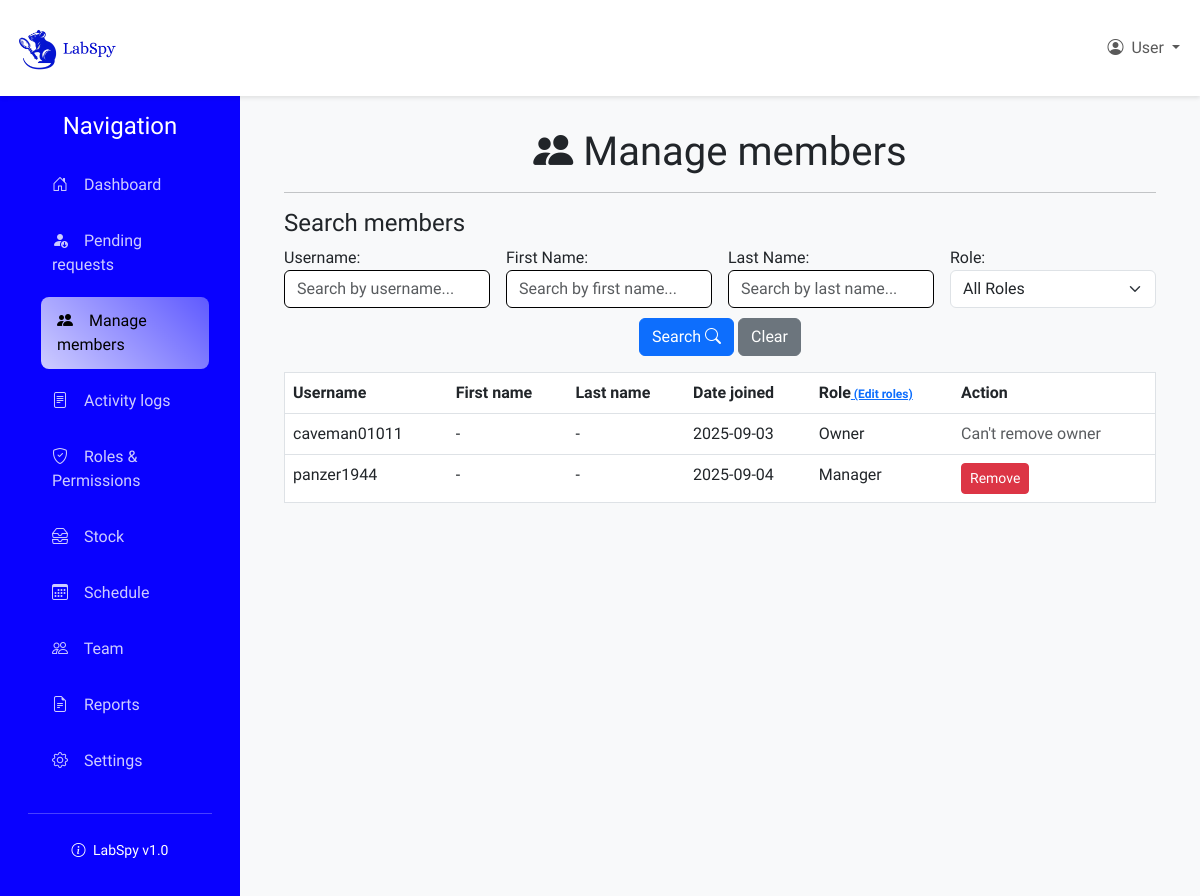
/labspaces/lab/E5PW8A/manage_members/ (signed in), run on an earlier commit of the app's database.
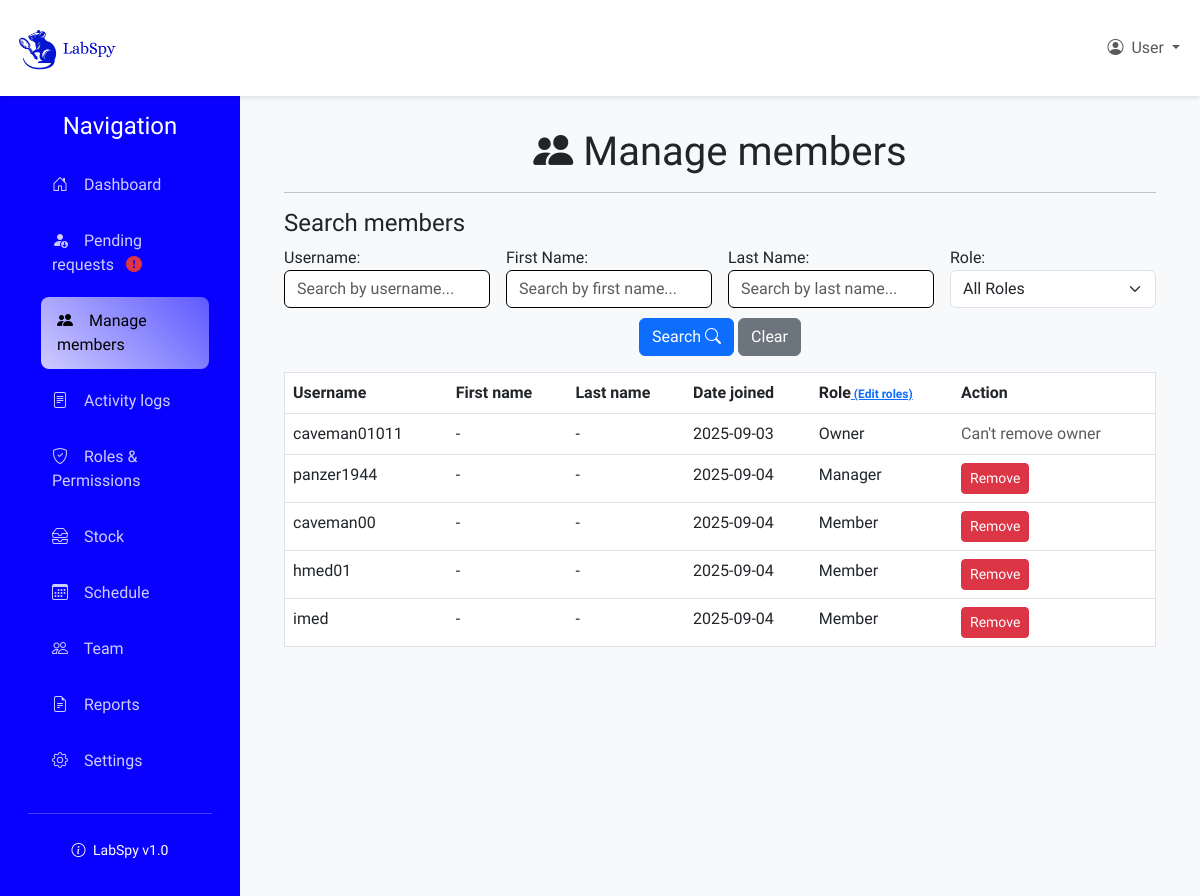
And on a later commit of the database.
### labspaces/models.py (models this page shows, shortened)
class LabMembership(models.Model):
    lab = models.ForeignKey(Lab, on_delete=models.CASCADE)
    user = models.ForeignKey(CustomUser, on_delete=models.CASCADE)
    role = models.ForeignKey(Role, default=1, on_delete=models.SET_DEFAULT)
    created_at = models.DateTimeField(auto_now_add=True)
    class Meta:
        unique_together = ('lab', 'user')

class Role(models.Model):
    name = models.CharField(max_length=64)
    description = models.CharField(max_length=255)
    lab = models.ForeignKey(Lab, on_delete=models.CASCADE, null=True, blank=True)
    is_default = models.BooleanField(default=False)
    created_at = models.DateTimeField(auto_now_add=True)
    updated_at = models.DateTimeField(auto_now = True)
    class Meta:
        unique_together = ('lab', 'name', 'is_default')

### users/models.py (models this page shows)
class CustomUser(AbstractUser):
    phone_number = models.CharField(max_length=8, blank=True, null=True)
    date_joined = models.DateTimeField(auto_now_add=True, null=True, blank=True)

### labspaces/views.py (the view)
# urls.py: path('lab/<str:code>/manage_members/', views.manage_members, name='manage_members'),
@login_required
def manage_members(request, code):
    if not is_lab_admin(request.user, code):
        return HttpResponseForbidden("You are not authorized to view this page")
    try:
        labspace = Lab.objects.get(code=code)
        search_form = UserManagementSearchForm(request.GET)
        lab_members = LabMembership.objects.filter(
            lab=labspace,
            role__name__in=['owner', 'member', 'manager', 'guest'],
            role__is_default=True
        ).select_related('user').order_by('role', 'user__username')
        if search_form.is_valid():
            username = search_form.cleaned_data.get('username')
            first_name = search_form.cleaned_data.get('first_name')
            last_name = search_form.cleaned_data.get('last_name')
            role = search_form.cleaned_data.get('role')
            if username:
                lab_members = lab_members.filter(user__username__icontains=username)
            if first_name:
                lab_members = lab_members.filter(user__first_name__icontains=first_name)
            if last_name:
                lab_members = lab_members.filter(user__last_name__icontains=last_name)
            if role:
                lab_members = lab_members.filter(role__name__iexact=role)
        return render(request, 'labspaces/manage_members.html', {
            'labspace': labspace,
            'lab_members': lab_members,
            'search_form': search_form
        })
    except Lab.DoesNotExist:
        raise Http404("Lab not found")

### labspaces/context_processors.py (called while the page is built)
def lab_admin_status(request):
    context = {'user_is_admin': False, 'current_lab': None}
    if request.user.is_authenticated:
        try:
            lab_code = get_lab_code_from_url(request)
            if lab_code != "":
                try:
                    lab = Lab.objects.get(code=lab_code)
                    owner_role = Role.objects.get(name='owner', is_default=True, lab__isnull=True)
                    is_admin = LabMembership.objects.filter(
                        lab=lab,
                        user=request.user,
                        role=owner_role
                    ).exists()
                    if is_admin:
                        context['user_is_admin'] = True
                        context['current_lab'] = lab
                except Lab.DoesNotExist:
                    pass
        except Exception as e:
            pass
    return context

### labspaces/models.py (called while the page is built)
    def has_pending_requests(self):
        try:
            pending_role = Role.objects.get(name='pending', is_default=True, lab__isnull=True)
            return LabMembership.objects.filter(lab=self, role=pending_role).exists()
        except Role.DoesNotExist:
            return False

### labspaces/util.py (called while the page is built)
def get_lab_code_from_url(request):
    lab_code = ""
    if request.user.is_authenticated:
        resolved = resolve(request.path)
        if 'code' in resolved.kwargs:
            lab_code = resolved.kwargs['code']
    return lab_code

### labspaces/views.py (called while the page is built)
def is_lab_admin(user, lab_code):
    try:
        lab = Lab.objects.get(code=lab_code)
        owner_role = Role.objects.get(name='owner', is_default=True, lab__isnull=True)
        manager_role = Role.objects.get(name='manager', is_default=True, lab__isnull=True)
        return LabMembership.objects.filter(
            lab=lab,
            user=user,
            role__in=[owner_role, manager_role]
        ).exists()
    except Lab.DoesNotExist:
        return False

### labspaces/templates/labspaces/manage_members.html (shortened to what this page needs)
{% extends 'labspaces/lab_layout.html' %}
{% block content %}
<h1 class="text-center"><i class="bi bi-people-fill"></i> Manage members</h1>
<hr>
<h4 class="text-left">Search members</h4>
<form method="get" class="row g-3">
    <div class="col-md-3">
        {{ search_form.username.label_tag }}
        {{ search_form.username }}
    </div>
    <div class="col-md-3">
        {{ search_form.first_name.label_tag }}
        {{ search_form.first_name }}
    </div>
    <div class="col-md-3">
        {{ search_form.last_name.label_tag }}
        {{ search_form.last_name }}
    </div>
    <div class="col-md-3">
        {{ search_form.role.label_tag }}
        {{ search_form.role }}
    </div>
    <div class="col-12 text-center mb-3 mt-0">
        <button type="submit" class="btn btn-primary">Search <i class="bi bi-search"></i></button>
        <a href="{% url 'labspaces:manage_members' code=labspace.code %}" class="btn btn-secondary">Clear</a>
    </div>
</form>
<div class="table-responsive" style="max-height: 610px; overflow-y: auto;">
<table class="table table-hover border mb-0">
    <thead>
        <tr>
            <th scope="col">Username</th>
            <th scope="col">First name</th>
            <th scope="col">Last name</th>
            <th scope="col">Date joined</th>
            <th scope="col">Role<a class="link-small" href="{% url 'labspaces:manage_permissions' code=current_lab.code %}" > (Edit roles)</a></th>
            <th scope="col">Action</th>
        </tr>
    </thead>
    <tbody>
        {% for member in lab_members %}
        <tr>
            <td>{{ member.user.username|truncatechars:16 }}</td>
            <td>{{ member.user.first_name|default:"-"|truncatechars:16 }}</td>
            <td>{{ member.user.last_name|default:"-"|truncatechars:16 }}</td>
            <td>{{ member.created_at|date:"Y-m-d" }}</td>
            <td>{{ member.role.name|capfirst|truncatechars:16 }}</td>
            <td>
                {% if member.role.name != 'owner' %}
                <form action="{% url 'labspaces:remove_member' %}" method="post" style="display:inline;">
                    <button type="submit" class="btn btn-danger btn-sm" title="Remove member">
                        Remove
                    </button>
                </form>
                {% else %}
                <span class="text-muted">Can't remove owner</span>
                {% endif %}
            </td>
        </tr>
        {% empty %}
        <tr>
            <td colspan="7" class="text-center">No members found.</td>
        </tr>
        {% endfor %}
    </tbody>
</table>
</div>
{% endblock %}

### labspaces/templates/labspaces/lab_layout.html (shortened to what this page needs)
{% load static %}
<!DOCTYPE html>
<html lang="en">
<head>
    <link rel="stylesheet" href="{% static 'labspaces/styles.css' %}">
    <link href="https://cdn.jsdelivr.net/npm/bootstrap@5.3.0/dist/css/bootstrap.min.css" rel="stylesheet">
    <link href="https://cdn.jsdelivr.net/npm/bootstrap-icons@1.10.0/font/bootstrap-icons.css" rel="stylesheet">
</head>
<body>
    <nav class="navbar navbar-expand-lg navbar-light">
        <div class="container-fluid">
            <a class="navbar-brand fw-bold" href="{% url 'labspaces:home' %}">
                <img src="{% static 'spy/labspy-mark-nobg.png' %}" alt="LabSpy" class="logo">
            </a>
            <div class="navbar-nav ms-auto">
                <div class="nav-item dropdown">
                    <a class="nav-link dropdown-toggle" href="#" role="button" data-bs-toggle="dropdown">
                        <i class="bi bi-person-circle me-1"></i>
                        User
                    </a>
                </div>
            </div>
        </div>
    </nav>
    <div class="container-fluid">
        <div class="row">
            <nav class="col-lg-3 col-md-4 col-sm-12 sidebar " id="sidebar">
                <div class="p-3">
                    <h4 class="text-center mb-3">
                        Navigation
                    </h4>
                    <ul class="nav flex-column">
                        <li class="nav-item">
                            <a class="nav-link {% if request.resolver_match.url_name == 'labspace_view' %}active{% endif %}"
                               href="{% if current_lab %}{% url 'labspaces:labspace_view' code=current_lab.code %}{% else %}{% url 'labspaces:home' %}{% endif %}">
                                <i class="bi bi-house-door"></i>
                                Dashboard
                            </a>
                        </li>
                        {% if user_is_admin and current_lab %}
                        <li class="nav-item ">
                            <a class="nav-link {% if request.resolver_match.url_name == 'pending_requests' %}active{% endif %} "
                               href="{% url 'labspaces:pending_requests' code=current_lab.code %}">
                                <i class="bi bi-person-fill-down"></i>
                                Pending requests
                                {% if labspace.has_pending_requests %}<i class="bi bi-exclamation-circle-fill text-danger m-2"></i>{% endif %}
                            </a>
                        </li>
                        <li class="nav-item">
                            <a class="nav-link {% if request.resolver_match.url_name == 'manage_members' %}active{% endif %}"
                               href="{% url 'labspaces:manage_members' code=current_lab.code %}">
                                <i class="bi bi-people-fill"></i>
                                Manage members
                            </a>
                        </li>
                        <li class="nav-item">
                            <a class="nav-link {% if request.resolver_match.url_name == 'activity_logs' %}active{% endif %}" href="{% url 'labspaces:activity_logs' code=current_lab.code %}">
                                <i class="bi bi-file-text"></i>
                                Activity logs
                            </a>
                        </li>
                        <li class="nav-item">
                            <a class="nav-link {% if request.resolver_match.url_name == 'manage_permissions' %}active{% endif %}"
                               href="{% url 'labspaces:manage_permissions' code=current_lab.code %}">
                                <i class="bi bi-shield-check"></i>
                                Roles & Permissions
                            </a>
                        </li>
                        {% endif %}
                        <li class="nav-item">
                            <a class="nav-link" href="#">
                                <i class="bi bi-inboxes"></i>
                                Stock
                            </a>
                        </li>
                        <li class="nav-item">
                            <a class="nav-link" href="#">
                                <i class="bi bi-calendar3"></i>
                                Schedule
                            </a>
                        </li>
                        <li class="nav-item">
                            <a class="nav-link {% if request.resolver_match.url_name == 'team_view' %}active{% endif %}"
                               href="{% if current_lab %}{% url 'labspaces:team_view' code=current_lab.code %}{% else %}#{% endif %}">
                                <i class="bi bi-people"></i>
                                Team
                            </a>
                        </li>
                        <li class="nav-item">
                            <a class="nav-link" href="#">
                                <i class="bi bi-file-earmark-text"></i>
                                Reports
                            </a>
                        </li>
                        <li class="nav-item">
                            <a class="nav-link" href="#">
                                <i class="bi bi-gear"></i>
                                Settings
                            </a>
                        </li>
                    </ul>
                    <hr class="my-4">
                    <div class="text-center">
                        <small class="text-white">
                            <i class="bi bi-info-circle me-1"></i>
                            LabSpy v1.0
                        </small>
                    </div>
                </div>
            </nav>
            <main class="col-lg-9 col-md-8 col-sm-12 main-content">
                <div class="content-wrapper">
                    {% block content %}
                    {% endblock %}
                </div>
            </main>
        </div>
    </div>
</body>
</html>

### labspaces/static/labspaces/styles.css (style rules this page uses)
* { margin: 0; padding: 0; box-sizing: border-box; font-family: 'Urbanist', sans-serif; }
.sidebar, #sidebar { min-height: 100vh; background: rgb(9, 1, 255); color: white; width: 20%; transition: all 0.1s; }
.sidebar .nav-link { color: rgba(255, 255, 255, 0.8); padding: 0.75rem 1rem; border-radius: 0.5rem; margin: 0.25rem 0.5rem; transition: all 0.1s; }
.sidebar .nav-link:hover, .sidebar .nav-link.active { color: rgb(0, 0, 0); background: linear-gradient(45deg,rgba(255, 255, 255, 0.8) 0%, rgba(255, 255, 255, 0.35) 100%); transform: translateX(5px); }
.sidebar .nav-link i, .sidebar .nav-link svg { margin-right: 0.75rem; width: 20px; }
.main-content { min-height: 100vh; background-color: #f8f9fa; width: 80% !important; }
.navbar { background: white; box-shadow: 0 2px 4px rgba(0,0,0,0.1); }
.navbar-brand img { width: 120px; height: 70px; }
.content-wrapper { padding: 2rem; }
.form-control { border-radius: 10px; border: 1px solid #000000 !important; padding: 10px; margin-bottom: 10px; width: 100%; }
.link-small { font-size: 12px; }

What changed in the data, as far as the page shows it:
added LabMembership: user.username "caveman00", user.first_name "-", user.last_name "-", created_at "2025-09-04", role.name "Member"
added LabMembership: user.username "hmed01", user.first_name "-", user.last_name "-", created_at "2025-09-04", role.name "Member"
added LabMembership: user.username "imed", user.first_name "-", user.last_name "-", created_at "2025-09-04", role.name "Member"
